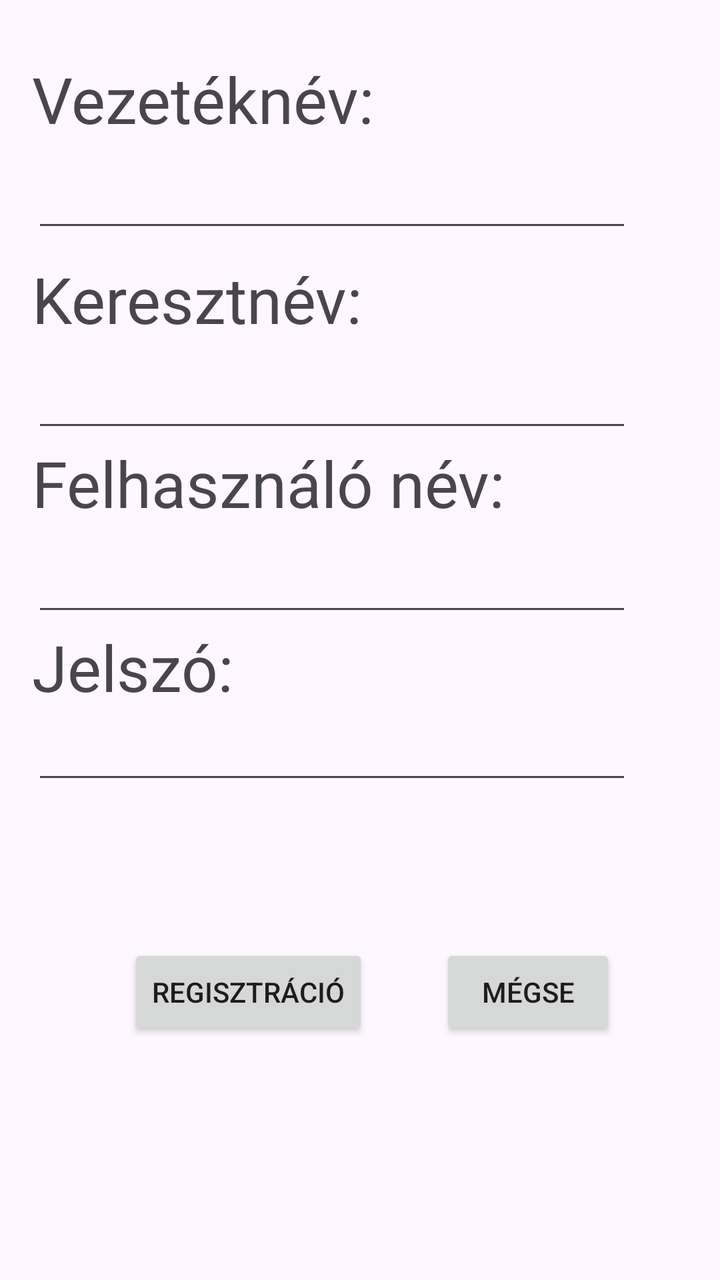
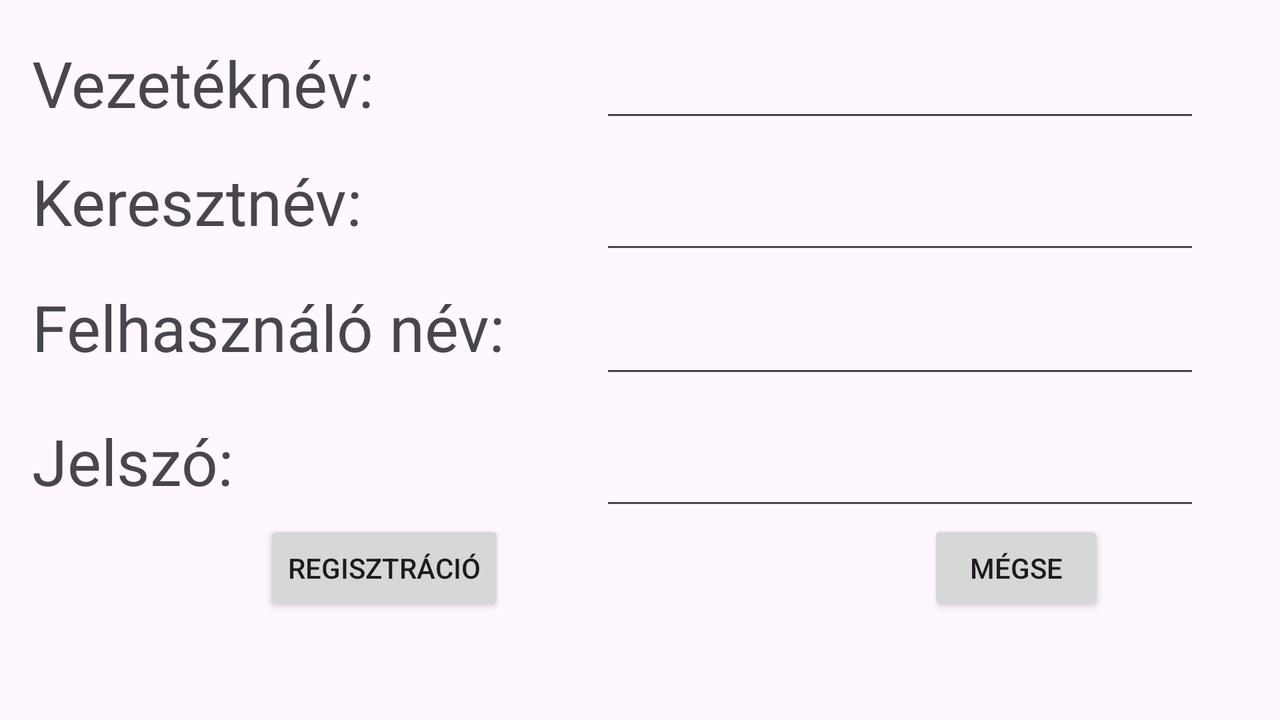

First picture: res/layout/ on a phone held upright. Second picture: the repository's own variant of that layout, on a device whose configuration matches the variant's folder. Source for both follows.
<!-- AndroidManifest.xml: application theme Theme.Gas_Meter -->
<!-- res/layout/activity_registration.xml -->
<?xml version="1.0" encoding="utf-8"?>
<androidx.constraintlayout.widget.ConstraintLayout xmlns:android="http://schemas.android.com/apk/res/android"
    xmlns:app="http://schemas.android.com/apk/res-auto"
    xmlns:tools="http://schemas.android.com/tools"
    android:layout_width="match_parent"
    android:layout_height="match_parent"
    tools:context=".Activitys.RegistrationActivity">

    <TextView
        android:id="@+id/textView"

        android:layout_width="wrap_content"
        android:layout_height="wrap_content"
        android:layout_marginStart="16dp"
        android:layout_marginTop="28dp"
        android:text="Vezetéknév:"
        android:textSize="32dp"
        app:layout_constraintStart_toStartOf="parent"
        app:layout_constraintTop_toTopOf="parent" />

    <TextView
        android:id="@+id/textView2"
        android:layout_width="wrap_content"
        android:layout_height="wrap_content"
        android:layout_marginStart="16dp"
        android:layout_marginTop="7dp"
        android:text="Keresztnév:"
        android:textSize="32dp"
        app:layout_constraintStart_toStartOf="parent"
        app:layout_constraintTop_toBottomOf="@+id/firstname" />



    <TextView
        android:id="@+id/textView3"
        android:layout_width="wrap_content"
        android:layout_height="wrap_content"
        android:layout_marginStart="16dp"
        android:layout_marginTop="220dp"
        android:text="Felhasználó név:"
        android:textSize="32dp"
        app:layout_constraintStart_toStartOf="parent"
        app:layout_constraintTop_toTopOf="parent" />

    <TextView
        android:id="@+id/textView5"
        android:layout_width="wrap_content"
        android:layout_height="wrap_content"
        android:layout_marginStart="16dp"
        android:layout_marginTop="312dp"
        android:text="Jelszó:"
        android:textSize="32dp"
        app:layout_constraintStart_toStartOf="parent"
        app:layout_constraintTop_toTopOf="parent" />

    <EditText
        android:id="@+id/firstname"
        android:layout_width="300dp"
        android:layout_height="50dp"
        android:layout_marginStart="16dp"
        android:inputType="text"
        app:layout_constraintStart_toStartOf="parent"
        app:layout_constraintTop_toBottomOf="@+id/textView" />

    <EditText
        android:id="@+id/lastname"
        android:layout_width="300dp"
        android:layout_height="50dp"
        android:layout_marginStart="16dp"
        android:inputType="text"
        app:layout_constraintStart_toStartOf="parent"
        app:layout_constraintTop_toBottomOf="@+id/textView2" />

    <EditText
        android:id="@+id/usernamereg"
        android:layout_width="300dp"
        android:inputType="text"
        android:layout_height="50dp"
        android:layout_marginStart="16dp"
        app:layout_constraintStart_toStartOf="parent"
        app:layout_constraintTop_toBottomOf="@+id/textView3" />



    <EditText
        android:id="@+id/password"
        android:layout_width="300dp"
        android:layout_height="50dp"
        android:layout_marginStart="16dp"
        android:layout_marginTop="84dp"
        android:inputType="textPassword"
        app:layout_constraintStart_toStartOf="parent"
        app:layout_constraintTop_toBottomOf="@+id/textView3" />

    <androidx.appcompat.widget.AppCompatButton
        android:id="@+id/add"
        android:layout_width="wrap_content"
        android:layout_height="wrap_content"
        android:layout_marginStart="64dp"
        android:layout_marginBottom="120dp"
        android:text="Regisztráció"
        app:layout_constraintBottom_toBottomOf="parent"
        app:layout_constraintStart_toStartOf="parent" />

    <androidx.appcompat.widget.AppCompatButton
        android:id="@+id/back"
        android:layout_width="wrap_content"
        android:layout_height="wrap_content"
        android:layout_marginStart="220dp"
        android:layout_marginBottom="120dp"
        android:text="Mégse"
        app:layout_constraintBottom_toBottomOf="parent"
        app:layout_constraintStart_toStartOf="parent" />


</androidx.constraintlayout.widget.ConstraintLayout>
<!-- resources referenced by this layout -->
<resources>
  <style name="Theme.Gas_Meter" parent="Base.Theme.Gas_Meter" />
  <style name="Base.Theme.Gas_Meter" parent="Theme.Material3.DayNight.NoActionBar">
          
          
      </style>
</resources>
<!-- res/layout-land/activity_registration.xml (the repository's variant of the layout above) -->
<!-- drawn on the phone turned sideways -->
<?xml version="1.0" encoding="utf-8"?>
<androidx.constraintlayout.widget.ConstraintLayout xmlns:android="http://schemas.android.com/apk/res/android"
    xmlns:app="http://schemas.android.com/apk/res-auto"
    xmlns:tools="http://schemas.android.com/tools"
    android:layout_width="match_parent"
    android:layout_height="match_parent"
    tools:context=".Activitys.RegistrationActivity">


    <TextView
        android:id="@+id/textView"

        android:layout_width="wrap_content"
        android:layout_height="wrap_content"
        android:layout_marginStart="16dp"
        android:layout_marginTop="20dp"
        android:text="Vezetéknév:"
        android:textSize="32sp"
        app:layout_constraintStart_toStartOf="parent"
        app:layout_constraintTop_toTopOf="parent" />

    <TextView
        android:id="@+id/textView2"
        android:layout_width="wrap_content"
        android:layout_height="wrap_content"
        android:layout_marginStart="16dp"
        android:layout_marginTop="16dp"
        android:text="Keresztnév:"
        android:textSize="32sp"
        app:layout_constraintStart_toStartOf="parent"
        app:layout_constraintTop_toBottomOf="@+id/textView" />

    <TextView
        android:id="@+id/textView3"
        android:layout_width="wrap_content"
        android:layout_height="wrap_content"
        android:layout_marginStart="16dp"
        android:layout_marginTop="20dp"
        android:text="Felhasználó név:"
        android:textSize="32sp"
        app:layout_constraintStart_toStartOf="parent"
        app:layout_constraintTop_toBottomOf="@+id/textView2" />

    <TextView
        android:id="@+id/textView5"
        android:layout_width="wrap_content"
        android:layout_height="wrap_content"
        android:layout_marginStart="16dp"
        android:layout_marginTop="24dp"
        android:text="Jelszó:"
        android:textSize="32sp"
        app:layout_constraintStart_toStartOf="parent"
        app:layout_constraintTop_toBottomOf="@+id/textView3" />

    <EditText
        android:id="@+id/firstname"
        android:layout_width="300dp"
        android:layout_height="50dp"
        android:layout_marginTop="16dp"
        android:layout_marginEnd="40dp"
        android:inputType="text"
        app:layout_constraintEnd_toEndOf="parent"
        app:layout_constraintTop_toTopOf="parent" />

    <EditText
        android:id="@+id/lastname"
        android:layout_width="300dp"
        android:layout_height="50dp"
        android:layout_marginTop="16dp"
        android:layout_marginEnd="40dp"
        android:inputType="text"
        app:layout_constraintEnd_toEndOf="parent"
        app:layout_constraintTop_toBottomOf="@+id/firstname" />

    <EditText
        android:id="@+id/usernamereg"
        android:layout_width="300dp"
        android:layout_height="50dp"
        android:layout_marginTop="12dp"
        android:layout_marginEnd="40dp"
        android:inputType="text"
        app:layout_constraintEnd_toEndOf="parent"
        app:layout_constraintTop_toBottomOf="@+id/lastname" />

    <EditText
        android:id="@+id/password"
        android:layout_width="300dp"
        android:layout_height="50dp"
        android:layout_marginTop="16dp"
        android:layout_marginEnd="40dp"
        android:inputType="textPassword"
        app:layout_constraintEnd_toEndOf="parent"
        app:layout_constraintTop_toBottomOf="@+id/usernamereg" />

    <androidx.appcompat.widget.AppCompatButton
        android:id="@+id/add"
        android:layout_width="wrap_content"
        android:layout_height="wrap_content"
        android:layout_marginStart="132dp"
        android:layout_marginBottom="52dp"
        android:text="Regisztráció"
        app:layout_constraintBottom_toBottomOf="parent"
        app:layout_constraintStart_toStartOf="parent" />

    <androidx.appcompat.widget.AppCompatButton
        android:id="@+id/back"
        android:layout_width="wrap_content"
        android:layout_height="wrap_content"
        android:layout_marginStart="464dp"
        android:layout_marginBottom="52dp"
        android:text="Mégse"
        app:layout_constraintBottom_toBottomOf="parent"
        app:layout_constraintStart_toStartOf="parent" />


</androidx.constraintlayout.widget.ConstraintLayout>
